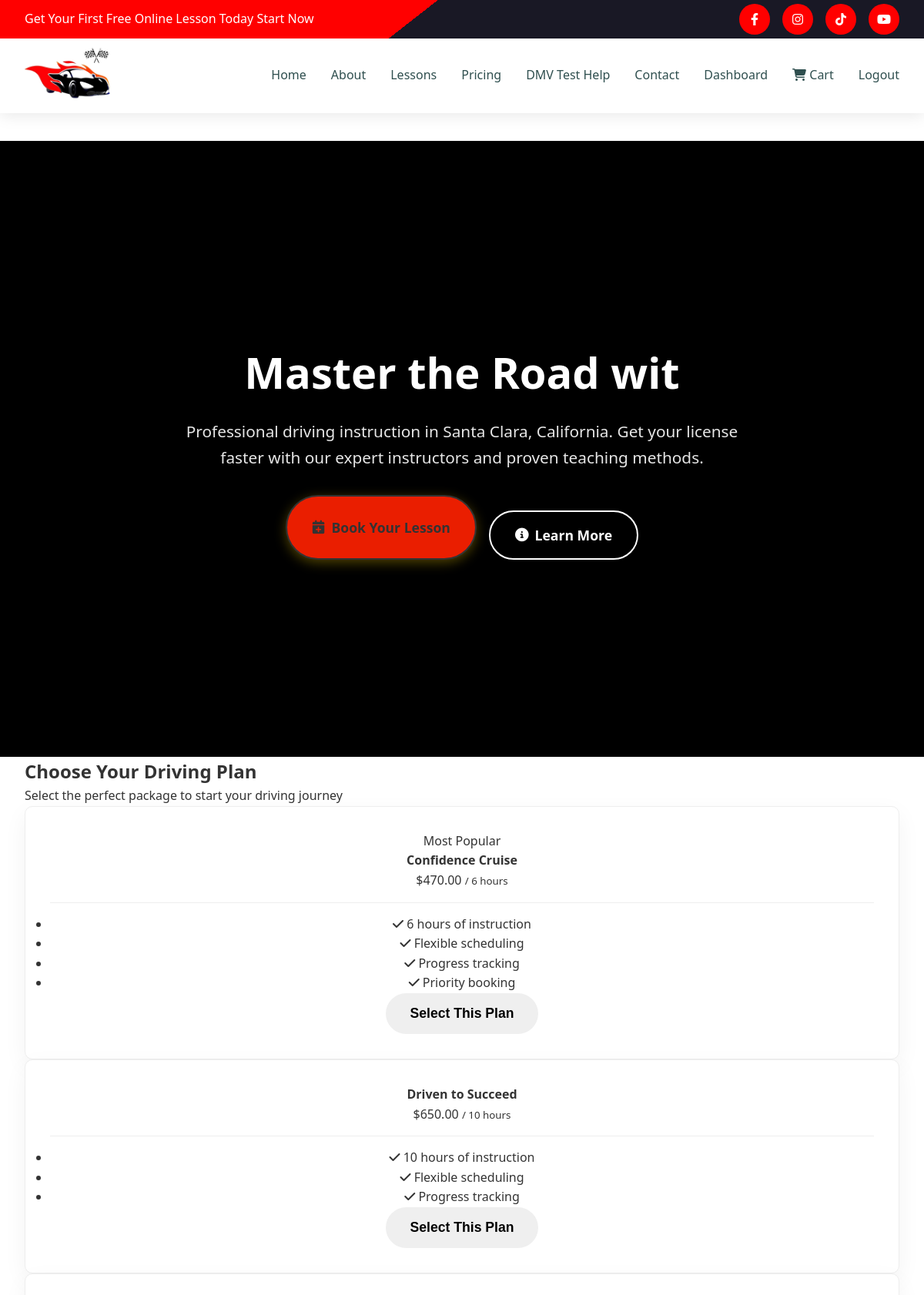
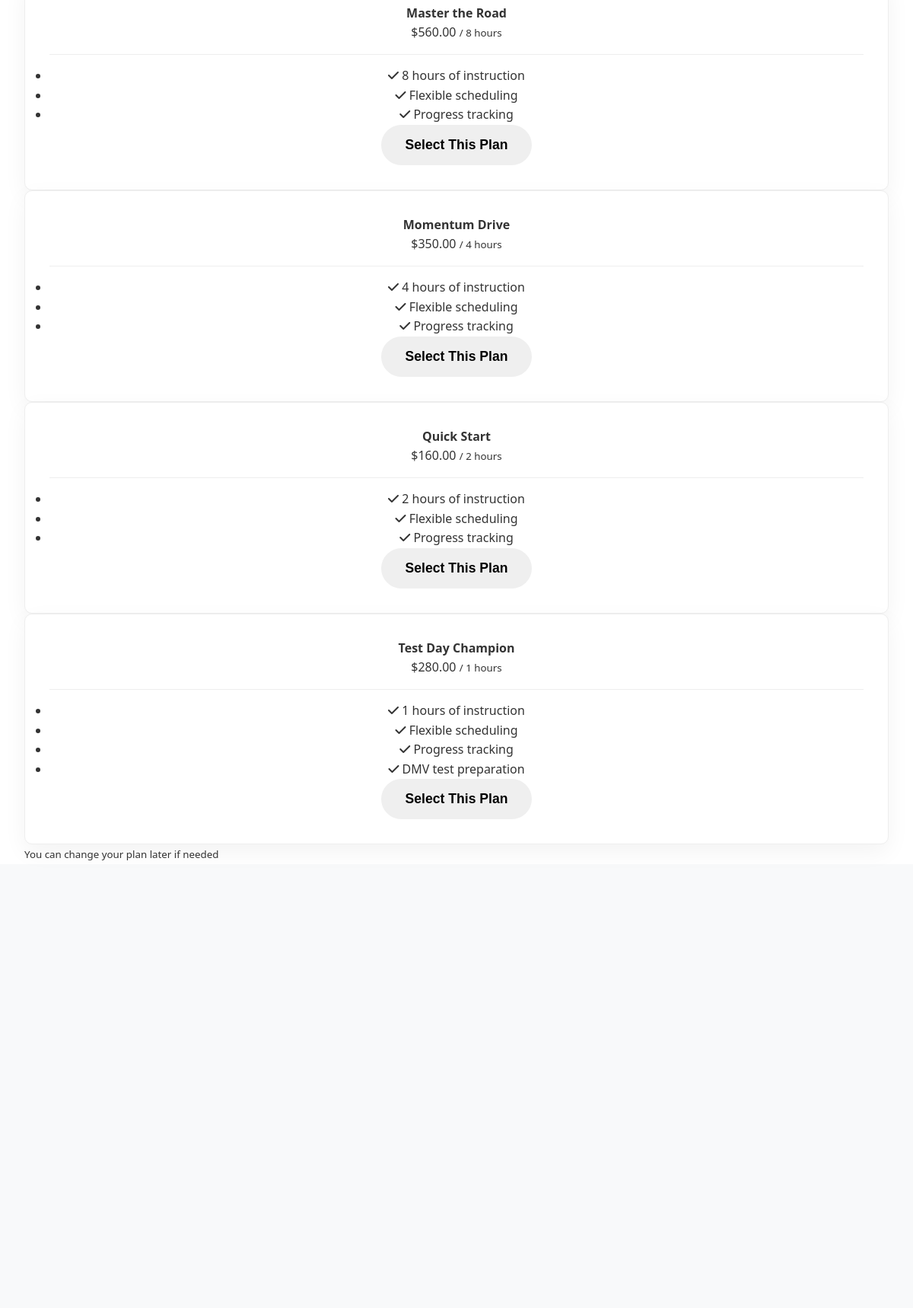
Screenshot of /plan-selection/ (signed in, upper part) with the database file from the repository (2 pictures, top to bottom).
### drivingschool/models.py (models this page shows, shortened)
class LessonPlan(models.Model):
    PACKAGE_TYPE_CHOICES = [
        ('standard', 'Standard Package'),
        ('specialized', 'Specialized Package'),
    ]
    name = models.CharField(max_length=100)
    slug = models.SlugField(max_length=100, help_text="URL-friendly name for the plan", blank=True)
    description = models.TextField(help_text="Brief description of the package", default="Professional driving instruction package")
    hours = models.IntegerField()
    price = models.DecimalField(max_digits=8, decimal_places=2)
    original_price = models.DecimalField(max_digits=8, decimal_places=2, null=True, blank=True, help_text="Original price before discount")
    is_popular = models.BooleanField(default=False)
    includes_test = models.BooleanField(default=False)
    package_type = models.CharField(max_length=20, choices=PACKAGE_TYPE_CHOICES, default='standard')
    display_order = models.PositiveIntegerField(default=0, help_text="Order in which to display the plan")
    is_active = models.BooleanField(default=True, help_text="Whether this plan is currently available")
    class Meta:
        ordering = ['display_order', 'name']

### drivingschool/views.py (the view)
# urls.py: path('plan-selection/', views.plan_selection, name='plan_selection'),
@login_required
def plan_selection(request):
    if not hasattr(request.user, 'student'):
        try:
            Student.objects.create(user=request.user)
        except Exception as e:
            messages.error(request, 'Unable to create student profile. Please contact support.')
            return redirect('home')
    plans = LessonPlan.objects.all()
    if request.method == 'POST':
        plan_id = request.POST.get('plan_id')
        if plan_id:
            return redirect('purchase_plan', plan_id=plan_id)
    selected_plan_name = request.session.get('selected_plan_name', None)
    if 'selected_plan_name' in request.session:
        del request.session['selected_plan_name']
    return render(request, 'plan_selection.html', {
        'plans': plans,
        'selected_plan_name': selected_plan_name
    })

### templates/plan_selection.html (shortened to what this page needs)
{% extends 'base.html' %}
{% block content %}
<div class="container mt-5">
    <div class="row justify-content-center">
        <div class="col-md-10">
            <div class="text-center mb-5">
                <h2>Choose Your Driving Plan</h2>
                <p class="lead text-muted">Select the perfect package to start your driving journey</p>
            </div>
            <form method="post">
                <div class="row">
                    {% for plan in plans %}
                    <div class="col-md-4 mb-4">
                        <div class="card h-100 plan-card{% if selected_plan_name and plan.name == selected_plan_name %} selected{% endif %}" data-plan-id="{{ plan.id }}">
                            {% if plan.is_popular %}
                            <div class="card-header bg-primary text-white text-center">
                                <span class="badge badge-light">Most Popular</span>
                            </div>
                            {% endif %}
                            <div class="card-body text-center">
                                <h4 class="card-title">{{ plan.name }}</h4>
                                <div class="price mb-3">
                                    <span class="h2 text-primary">${{ plan.price }}</span>
                                    <small class="text-muted">/ {{ plan.hours }} hours</small>
                                </div>
                                <ul class="list-unstyled">
                                    <li><i class="fas fa-check text-success"></i> {{ plan.hours }} hours of instruction</li>
                                    <li><i class="fas fa-check text-success"></i> Flexible scheduling</li>
                                    <li><i class="fas fa-check text-success"></i> Progress tracking</li>
                                    {% if plan.includes_test %}
                                    <li><i class="fas fa-check text-success"></i> DMV test preparation</li>
                                    {% endif %}
                                    {% if plan.is_popular %}
                                    <li><i class="fas fa-check text-success"></i> Priority booking</li>
                                    {% endif %}
                                </ul>
                            </div>
                            <div class="card-footer">
                                <button type="button" class="btn btn-outline-primary btn-block select-plan-btn{% if selected_plan_name and plan.name == selected_plan_name %} selected{% endif %}" data-plan-id="{{ plan.id }}">
                                    {% if selected_plan_name and plan.name == selected_plan_name %}
                                        ✓ Selected Plan
                                    {% else %}
                                        Select This Plan
                                    {% endif %}
                                </button>
                            </div>
                        </div>
                    </div>
                    {% endfor %}
                </div>
            </form>
            <div class="text-center mt-3">
                <p><small class="text-muted">You can change your plan later if needed</small></p>
            </div>
        </div>
    </div>
</div>
{% endblock %}

### static/css/style1.css (style rules this page uses)
* { margin: 0; padding: 0; box-sizing: border-box; }
body { font-family: 'Segoe UI', Tahoma, Geneva, Verdana, sans-serif; line-height: 1.6; color: #333; overflow-x: hidden; }
.btn { padding: 1rem 2rem; border: none; border-radius: 50px; font-size: 1.1rem; font-weight: 600; text-decoration: none; cursor: pointer; transition: all 0.3s ease; display: inline-flex; align-items: center; gap: 0.5rem; }
.container { max-width: 1200px; margin: 0 auto; padding: 0 2rem; }
.plan-card { background: white; border-radius: 10px; overflow: hidden; box-shadow: 0 10px 30px rgba(0, 0, 0, 0.05); transition: all 0.3s ease; position: relative; border: 1px solid #eee; padding: 2rem; text-align: center; display: flex; flex-direction: column; height: 100%; }

### templates/plan_selection.html (style rules this page uses)
.plan-card { transition: all 0.3s ease; cursor: pointer; }
.price { border-bottom: 1px solid #eee; padding-bottom: 15px; margin-bottom: 15px; }
.select-plan-btn { transition: all 0.3s ease; }

### rows the page displays
LessonPlan: is_popular "Most Popular", name "Confidence Cruise", price "470.00", hours "6", shows "Select This Plan"
LessonPlan: name "Driven to Succeed", price "650.00", hours "10", shows "Select This Plan"
LessonPlan: name "Master the Road", price "560.00", hours "8", shows "Select This Plan"
LessonPlan: name "Momentum Drive", price "350.00", hours "4", shows "Select This Plan"
LessonPlan: name "Quick Start", price "160.00", hours "2", shows "Select This Plan"
LessonPlan: name "Test Day Champion", price "280.00", hours "1", includes_test True (drawn), shows "Select This Plan"
